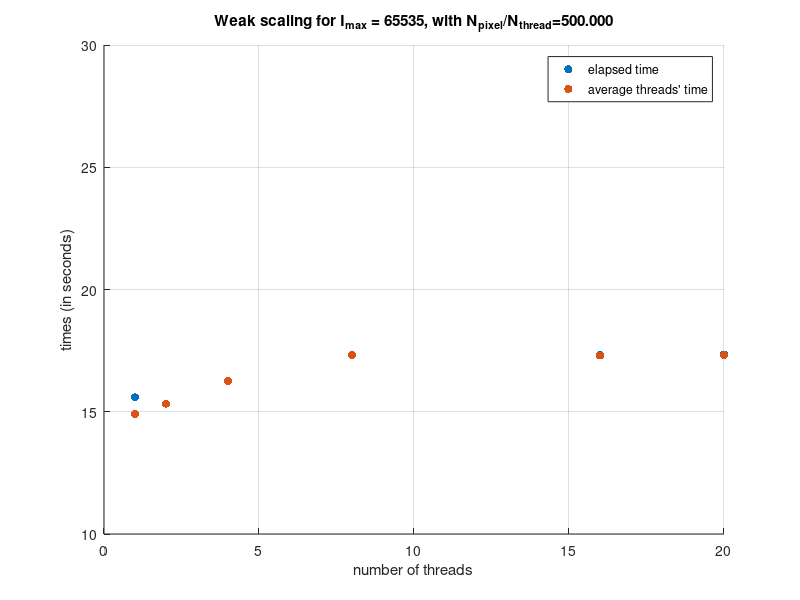

This figure's MATLAB source:
parallel_times=[15.59, 15.33, 16.27, 17.32, 17.33, 17.34];
average_times=[14.91, 15.33, 16.27, 17.31, 17.30, 17.31];
num_threads=[1, 2, 4, 8, 16, 20];


hold on
scatter(num_threads, parallel_times, 'filled', 'b')
scatter(num_threads, average_times, 'filled', 'r')



axis([0 20 10 30])
 grid on
 xlabel('number of threads')
 ylabel('times (in seconds)')
 legend('elapsed time', "average threads' time")
 title('Weak scaling for I_{max} = 65535, with N_{pixel}/N_{thread}=500.000')
